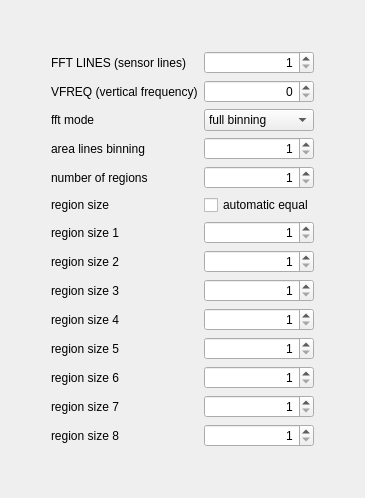
     <widget class="QWidget" name="fftmode">
      <attribute name="title">
       <string>FFT mode</string>
      </attribute>
      <layout class="QVBoxLayout" name="verticalLayout_5">
       <item>
        <layout class="QGridLayout" name="gridLayoutFftmode">
         <item row="0" column="1">
          <spacer name="verticalSpacer_5">
           <property name="orientation">
            <enum>Qt::Vertical</enum>
           </property>
           <property name="sizeHint" stdset="0">
            <size>
             <width>20</width>
             <height>40</height>
            </size>
           </property>
          </spacer>
         </item>
         <item row="15" column="1">
          <spacer name="verticalSpacer_6">
           <property name="orientation">
            <enum>Qt::Vertical</enum>
           </property>
           <property name="sizeHint" stdset="0">
            <size>
             <width>20</width>
             <height>40</height>
            </size>
           </property>
          </spacer>
         </item>
         <item row="5" column="2">
          <widget class="QSpinBox" name="spinBoxNumberOfRegions">
           <property name="alignment">
            <set>Qt::AlignRight|Qt::AlignTrailing|Qt::AlignVCenter</set>
           </property>
           <property name="minimum">
            <number>1</number>
           </property>
           <property name="maximum">
            <number>8</number>
           </property>
          </widget>
         </item>
         <item row="10" column="2">
          <widget class="QSpinBox" name="spinBoxRegion4">
           <property name="alignment">
            <set>Qt::AlignRight|Qt::AlignTrailing|Qt::AlignVCenter</set>
           </property>
           <property name="minimum">
            <number>1</number>
           </property>
           <property name="maximum">
            <number>9999</number>
           </property>
          </widget>
         </item>
         <item row="1" column="2">
          <widget class="QSpinBox" name="spinBoxLines">
           <property name="alignment">
            <set>Qt::AlignRight|Qt::AlignTrailing|Qt::AlignVCenter</set>
           </property>
           <property name="minimum">
            <number>1</number>
           </property>
           <property name="maximum">
            <number>9999</number>
           </property>
          </widget>
         </item>
         <item row="9" column="2">
          <widget class="QSpinBox" name="spinBoxRegion3">
           <property name="alignment">
            <set>Qt::AlignRight|Qt::AlignTrailing|Qt::AlignVCenter</set>
           </property>
           <property name="minimum">
            <number>1</number>
           </property>
           <property name="maximum">
            <number>9999</number>
           </property>
          </widget>
         </item>
         <item row="14" column="2">
          <widget class="QSpinBox" name="spinBoxRegion8">
           <property name="alignment">
            <set>Qt::AlignRight|Qt::AlignTrailing|Qt::AlignVCenter</set>
           </property>
           <property name="minimum">
            <number>1</number>
           </property>
           <property name="maximum">
            <number>9999</number>
           </property>
          </widget>
         </item>
         <item row="7" column="1">
          <widget class="QLabel" name="labelRegion1">
           <property name="text">
            <string>region size 1</string>
           </property>
          </widget>
         </item>
         <item row="3" column="2">
          <widget class="QComboBox" name="comboBoxFftMode">
           <item>
            <property name="text">
             <string>full binning</string>
            </property>
           </item>
           <item>
            <property name="text">
             <string>partial binning</string>
            </property>
           </item>
           <item>
            <property name="text">
             <string>area</string>
            </property>
           </item>
          </widget>
         </item>
         <item row="5" column="1">
          <widget class="QLabel" name="labelNumberOfRegions">
           <property name="text">
            <string>number of regions</string>
           </property>
          </widget>
         </item>
         <item row="13" column="1">
          <widget class="QLabel" name="labelRegion7">
           <property name="text">
            <string>region size 7</string>
           </property>
          </widget>
         </item>
         <item row="12" column="2">
          <widget class="QSpinBox" name="spinBoxRegion6">
           <property name="alignment">
            <set>Qt::AlignRight|Qt::AlignTrailing|Qt::AlignVCenter</set>
           </property>
           <property name="minimum">
            <number>1</number>
           </property>
           <property name="maximum">
            <number>9999</number>
           </property>
          </widget>
         </item>
         <item row="1" column="1">
          <widget class="QLabel" name="labelLines">
           <property name="text">
            <string>FFT LINES (sensor lines)</string>
           </property>
          </widget>
         </item>
         <item row="3" column="1">
          <widget class="QLabel" name="labelFftMode">
           <property name="text">
            <string>fft mode</string>
           </property>
          </widget>
         </item>
         <item row="13" column="2">
          <widget class="QSpinBox" name="spinBoxRegion7">
           <property name="alignment">
            <set>Qt::AlignRight|Qt::AlignTrailing|Qt::AlignVCenter</set>
           </property>
           <property name="minimum">
            <number>1</number>
           </property>
           <property name="maximum">
            <number>9999</number>
           </property>
          </widget>
         </item>
         <item row="11" column="2">
          <widget class="QSpinBox" name="spinBoxRegion5">
           <property name="alignment">
            <set>Qt::AlignRight|Qt::AlignTrailing|Qt::AlignVCenter</set>
           </property>
           <property name="minimum">
            <number>1</number>
           </property>
           <property name="maximum">
            <number>9999</number>
           </property>
          </widget>
         </item>
         <item row="4" column="1">
          <widget class="QLabel" name="labelLinesBinning">
           <property name="text">
            <string>area lines binning</string>
           </property>
          </widget>
         </item>
         <item row="14" column="1">
          <widget class="QLabel" name="labelRegion8">
           <property name="text">
            <string>region size 8</string>
           </property>
          </widget>
         </item>
         <item row="12" column="1">
          <widget class="QLabel" name="labelRegion6">
           <property name="text">
            <string>region size 6</string>
           </property>
          </widget>
         </item>
         <item row="6" column="2">
          <widget class="QCheckBox" name="checkBoxRegionsEqual">
           <property name="text">
            <string>automatic equal</string>
           </property>
          </widget>
         </item>
         <item row="9" column="1">
          <widget class="QLabel" name="labelRegion3">
           <property name="text">
            <string>region size 3</string>
           </property>
          </widget>
         </item>
         <item row="1" column="0">
          <spacer name="horizontalSpacer_5">
           <property name="orientation">
            <enum>Qt::Horizontal</enum>
           </property>
           <property name="sizeHint" stdset="0">
            <size>
             <width>40</width>
             <height>20</height>
            </size>
           </property>
          </spacer>
         </item>
         <item row="4" column="2">
          <widget class="QSpinBox" name="spinBoxLinesBinning">
           <property name="alignment">
            <set>Qt::AlignRight|Qt::AlignTrailing|Qt::AlignVCenter</set>
           </property>
           <property name="minimum">
            <number>1</number>
           </property>
           <property name="maximum">
            <number>9999</number>
           </property>
          </widget>
         </item>
         <item row="1" column="3">
          <spacer name="horizontalSpacer_6">
           <property name="orientation">
            <enum>Qt::Horizontal</enum>
           </property>
           <property name="sizeHint" stdset="0">
            <size>
             <width>40</width>
             <height>20</height>
            </size>
           </property>
          </spacer>
         </item>
         <item row="8" column="1">
          <widget class="QLabel" name="labelRegion2">
           <property name="text">
            <string>region size 2</string>
           </property>
          </widget>
         </item>
         <item row="6" column="1">
          <widget class="QLabel" name="labelRegionsEqual">
           <property name="text">
            <string>region size</string>
           </property>
          </widget>
         </item>
         <item row="2" column="2">
          <widget class="QSpinBox" name="spinBoxVfreq">
           <property name="alignment">
            <set>Qt::AlignRight|Qt::AlignTrailing|Qt::AlignVCenter</set>
           </property>
          </widget>
         </item>
         <item row="2" column="1">
          <widget class="QLabel" name="labelVfreq">
           <property name="text">
            <string>VFREQ (vertical frequency)</string>
           </property>
          </widget>
         </item>
         <item row="11" column="1">
          <widget class="QLabel" name="labelRegion5">
           <property name="text">
            <string>region size 5</string>
           </property>
          </widget>
         </item>
         <item row="7" column="2">
          <widget class="QSpinBox" name="spinBoxRegion1">
           <property name="alignment">
            <set>Qt::AlignRight|Qt::AlignTrailing|Qt::AlignVCenter</set>
           </property>
           <property name="minimum">
            <number>1</number>
           </property>
           <property name="maximum">
            <number>9999</number>
           </property>
          </widget>
         </item>
         <item row="8" column="2">
          <widget class="QSpinBox" name="spinBoxRegion2">
           <property name="alignment">
            <set>Qt::AlignRight|Qt::AlignTrailing|Qt::AlignVCenter</set>
           </property>
           <property name="minimum">
            <number>1</number>
           </property>
           <property name="maximum">
            <number>9999</number>
           </property>
          </widget>
         </item>
         <item row="10" column="1">
          <widget class="QLabel" name="labelRegion4">
           <property name="text">
            <string>region size 4</string>
           </property>
          </widget>
         </item>
        </layout>
       </item>
      </layout>
     </widget>
